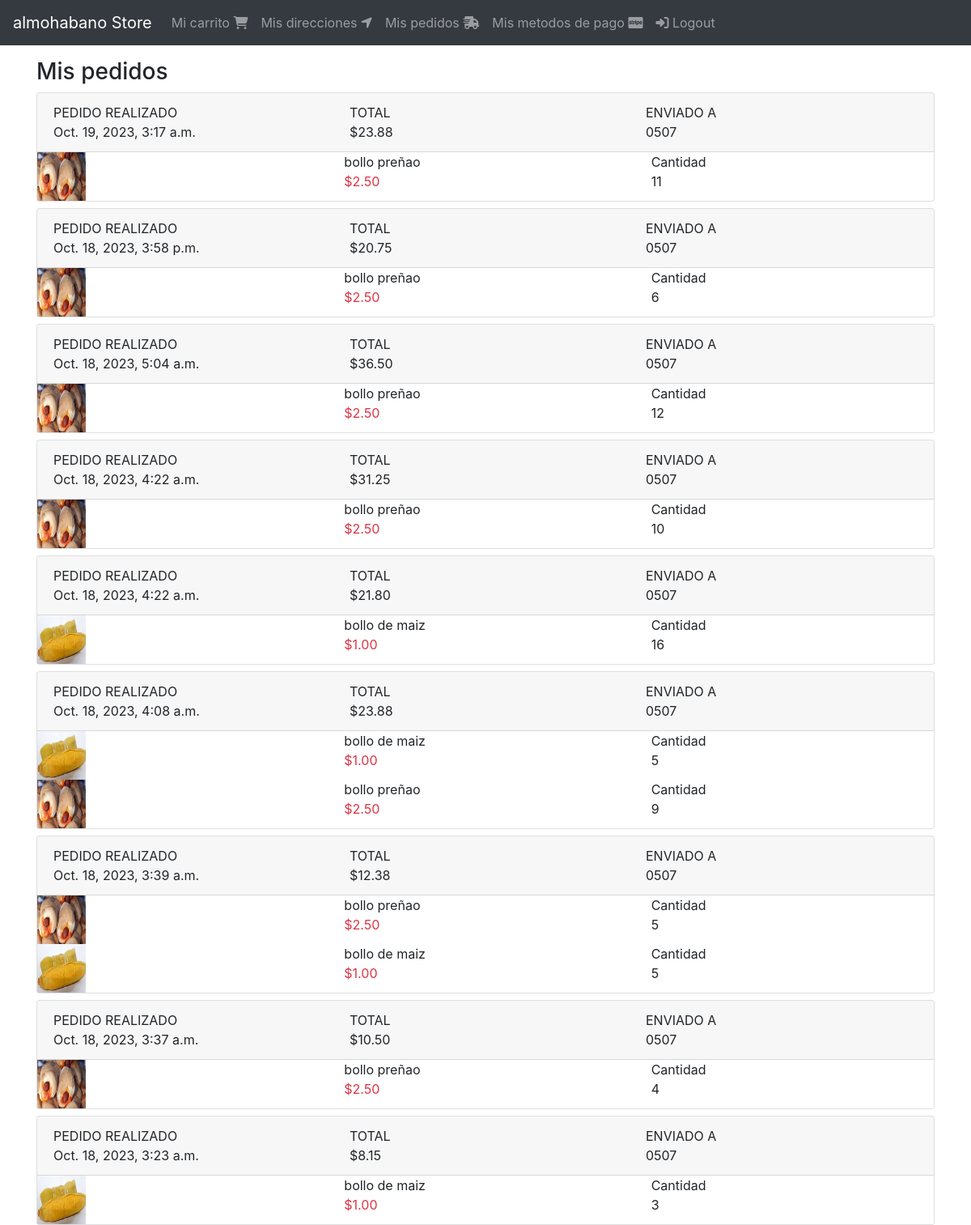
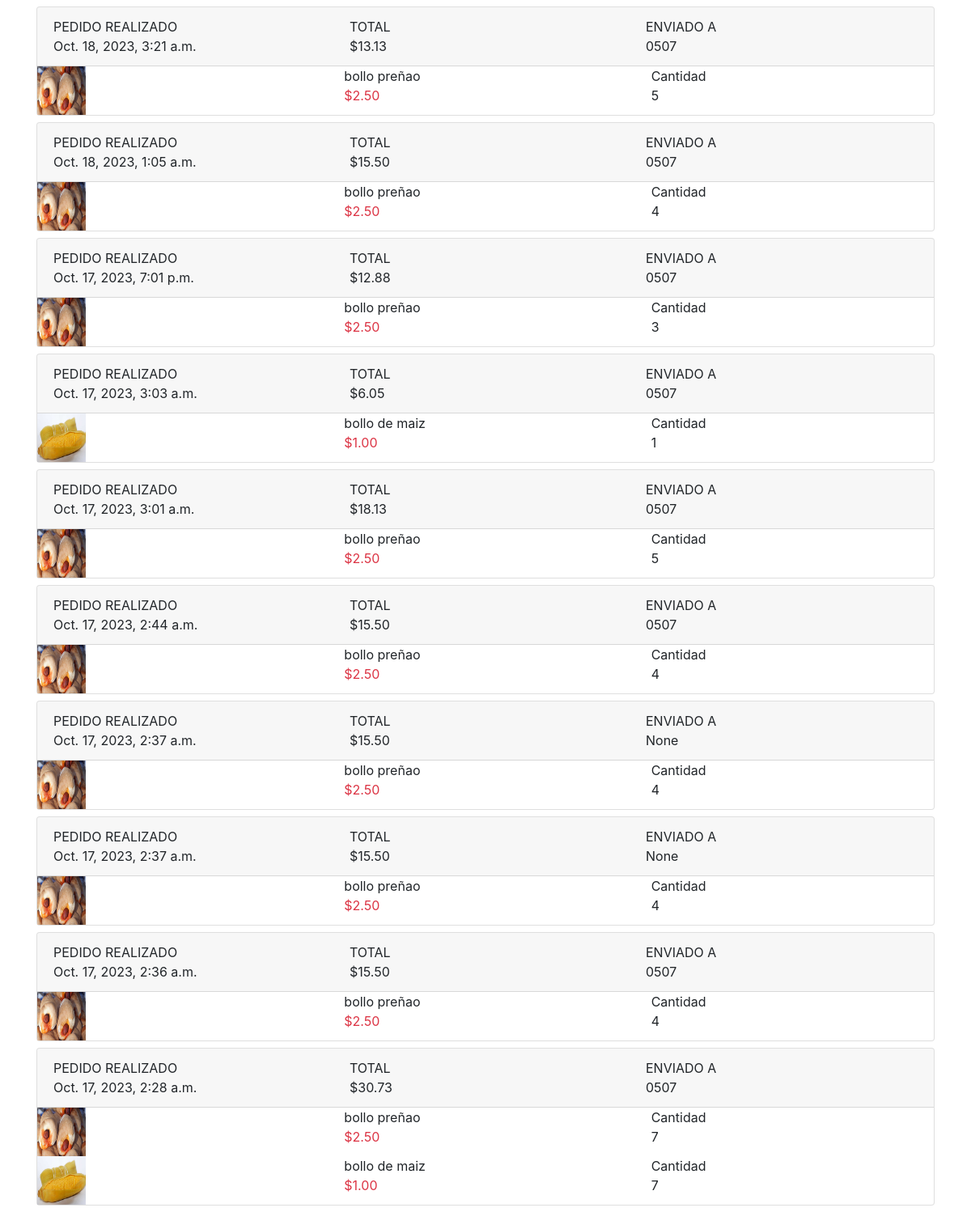
/orden/completados (signed in), run on the app's committed database (2 pictures, top to bottom).
### orders/models.py (models this page shows, shortened)
class Order(models.Model):
    order_id = models.CharField(max_length=100, null=False, blank=False, unique=True)
    user = models.ForeignKey(User, on_delete=models.CASCADE)
    cart = models.ForeignKey(Cart, on_delete=models.CASCADE)
    status = models.CharField(max_length=50, choices=choices,
                              default=OrderStatus.CREATED)
    shipping_total = models.DecimalField(default=5, max_digits=8, decimal_places=2)
    total = models.DecimalField(default=0, max_digits=8,decimal_places=2)
    created_at = models.DateTimeField(auto_now_add= True)
    shipping_address = models.ForeignKey(ShippingAddress,
                                         null=True,
                                         blank=True,
                                         on_delete=models.CASCADE)
    promo_code = models.OneToOneField(PromoCode, null=True, blank=True, on_delete=models.CASCADE)
    billing_profile = models.ForeignKey(BillingProfile, null=True, blank=True,
                                         on_delete=models.CASCADE)

### shipping_addresses/models.py (models this page shows, shortened)
class ShippingAddress(models.Model):
    user = models.ForeignKey(User, null=False, blank=False, on_delete=models.CASCADE)
    line1 = models.CharField(max_length=200)
    line2 = models.CharField(max_length=200, blank=True)
    city = models.CharField(max_length=100)
    state = models.CharField(max_length=200)
    country = models.CharField(max_length=50)
    reference = models.CharField(max_length=300)
    postal_code = models.CharField(max_length=10, null=False, blank=False)
    default = models.BooleanField(default=False)
    created_at = models.DateTimeField(auto_now_add=True)
    def __str__(self) :
        return self.postal_code

### carts/models.py (models this page shows, shortened)
class CartProducts(models.Model):
    cart = models. ForeignKey(Cart, on_delete= models.CASCADE)
    product = models.ForeignKey(Product, on_delete=models.CASCADE)
    quantity = models.IntegerField(default=1)
    created_at = models.DateTimeField(auto_now_add=True)
    objects = CartProductManager()

### products/models.py (models this page shows, shortened)
class Product(models.Model):
    title = models.CharField(max_length=50)
    description = models.TextField()
    price = models.DecimalField(max_digits=8, decimal_places=2,default=0.0)
    slug = models.SlugField(null=False,blank=False,unique=True)
    image = models.ImageField(upload_to='products/', null=False, blank=False)
    created_at = models.DateTimeField(auto_now_add= True)

### orders/views.py (the view)
# urls.py: path('completados', views.OrderListView.as_view(), name='completeds')
class OrderListView(LoginRequiredMixin, ListView):
    login_url = 'login'
    template_name = 'orders/orders.html'
    def get_queryset(self):
        return self.request.user.orders_complete()

### carts/models.py (called while the page is built)
    def products_related(self):
        return self.cartproducts_set.select_related('product')

### products/templatetags/product_extras.py (called while the page is built)
@register.filter()
def price_format(value):
    return'${0:.2f}'.format(value)

### users/models.py (called while the page is built)
    def orders_complete(self):
        return self.order_set.filter(status=OrderStatus.COMPLETED).order_by('-id')

### orders/templates/orders/orders.html
{% extends 'base.html' %}
{% block content %}
    <div class="col">
        <div class="h3">
            Mis pedidos
        </div>
        <div>
            {% for order in object_list %}
                {% include 'orders/snippets/order.html' %}
            {% endfor %}
        </div>
    </div>
{% endblock %}

### templates/base.html (shortened to what this page needs)
{% load static %}
<!DOCTYPE html>
<html lang="en">
<head>
    <link rel="stylesheet" href="https://cdn.jsdelivr.net/npm/bootstrap@4.3.1/dist/css/bootstrap.min.css">
</head>
<body>
    {% include 'navbar.html' %}
    <div class="container">
        <div class="row mt-3">
            {% block content %}
            {% endblock %}
        </div>
    </div>
</body>
</html>

### templates/navbar.html (shortened to what this page needs)
{% url 'logout' as logout %}
{% url 'carts:cart' as cart %}
{% url 'shipping_addresses:shipping_addresses' as shipping_addresses %}
{% url 'orders:completeds' as completeds %}
{% url 'billing_profiles:billing_profiles' as billing_profiles %}
<nav class="navbar navbar-expand-md bg-dark navbar-dark">
    <a href="{% url 'index' %}" class="navbar-brand">almohabano Store</a>
    <div id="navb" class="navbar-collapse collapse hide">
        <ul class="navbar-nav">
            <li class="nav-item {% if request.path == cart %}active{% endif %}">
                <a class="nav-link" href="{{ cart }}">
                    Mi carrito <span class="fas fa-shopping-cart"></span></a>
            </li>
        <ul class="nav navbar-nav ml-auto">
                <ul class="nav navbar-nav ml-auto">
                    {% if user.is_authenticated %}
                        <li class="nav-item {% if request.path == shipping_addresses %}active{% endif %}">
                            <a class="nav-link" href="{{ shipping_addresses }}">
                                Mis direcciones <span class="fas fa-location-arrow"></span>
                            </a>
                        </li>
                        <li class="nav-item {% if request.path == shipping_addresses %}active{% endif %}">
                            <a class="nav-link" href="{{ completeds }}">
                                Mis pedidos <span class="fas fa-shipping-fast"></span>
                            </a>
                        </li>
                        <li class="nav-item {% if request.path == billing_profiles %}active{% endif %}">
                            <a class="nav-link" href="{{ billing_profiles }}">
                                Mis metodos de pago <span class="fab fa-cc-stripe"></span>
                            </a>
                        </li>
                    {% endif %}
            {% if user.is_authenticated %}
                    <li class="navbar-item {% if request.path == logout %} active{% endif %}">
                        <a href="{{ logout }}" class="nav-link">
                            <span class="fas fa-sign-in-alt"></span>
                            Logout</a>
                    </li>
                </ul>
        {%endif%}
    </div>
</nav>

### orders/templates/orders/snippets/order.html
{% load product_extras %}
<div class="card mb-2">
    <div class="card-header">
        <div class="row">
            <div class="col-4">
                <div class="text-uppercase">
                    Pedido realizado
                </div>
                <div class="">
                    {{ order.created_at }}
                </div>
            </div>
            <div class="col-4">
                <div class="text-uppercase ">
                    Total
                </div>
                <div class="">
                    {{ order.total | price_format }}
                </div>
            </div>
            <div class="col-4">
                    <div class="text-uppercase">
                        Enviado a
                    </div>
                    <div class="">
                        {{ order.shipping_address }}
                    </div>
            </div>
        </div>
    </div>
    <div class="cart-body">
        {% for cp in order.cart.products_related %}
            {% with product=cp.product %}
        <div class="row">
            <div class="col-4">
                {% if product.image %}
                    <img src="{{ product.image.url }}" alt="" width="60" height="60">
                {% endif %}
            </div>
            <div class="col-4">
                <div class="">
                    {{ product.title }}
                </div>
                <div class="text-danger">
                    {{ product.price | price_format }}
                </div>
            </div>
            <div class="col-4">
                <div class="">
                    Cantidad
                </div>
                <div>
                    {{ cp.quantity }}
                </div>
            </div>
        </div>
        {% endwith %}
        {% endfor %}
    </div>
</div>

### data on the page
Order: created_at "Oct. 19, 2023, 3:17 a.m.", total "$23.88", shipping_address "0507"
CartProducts: product.image (picture), product "bollo preñao", product.price "$2.50", quantity "11"
Order: created_at "Oct. 18, 2023, 3:58 p.m.", total "$20.75", shipping_address "0507"
CartProducts: product.image (picture), product "bollo preñao", product.price "$2.50", quantity "6"
Order: created_at "Oct. 18, 2023, 5:04 a.m.", total "$36.50", shipping_address "0507"
CartProducts: product.image (picture), product "bollo preñao", product.price "$2.50", quantity "12"
Order: created_at "Oct. 18, 2023, 4:22 a.m.", total "$31.25", shipping_address "0507"
CartProducts: product.image (picture), product "bollo preñao", product.price "$2.50", quantity "10"
Order: created_at "Oct. 18, 2023, 4:22 a.m.", total "$21.80", shipping_address "0507"
CartProducts: product.image (picture), product "bollo de maiz", product.price "$1.00", quantity "16"
Order: created_at "Oct. 18, 2023, 4:08 a.m.", total "$23.88", shipping_address "0507"
CartProducts: product.image (picture), product "bollo de maiz", product.price "$1.00", quantity "5"
CartProducts: product.image (picture), product "bollo preñao", product.price "$2.50", quantity "9"
Order: created_at "Oct. 18, 2023, 3:39 a.m.", total "$12.38", shipping_address "0507"
CartProducts: product.image (picture), product "bollo preñao", product.price "$2.50", quantity "5"
CartProducts: product.image (picture), product "bollo de maiz", product.price "$1.00", quantity "5"
Order: created_at "Oct. 18, 2023, 3:37 a.m.", total "$10.50", shipping_address "0507"
CartProducts: product.image (picture), product "bollo preñao", product.price "$2.50", quantity "4"
Order: created_at "Oct. 18, 2023, 3:23 a.m.", total "$8.15", shipping_address "0507"
CartProducts: product.image (picture), product "bollo de maiz", product.price "$1.00", quantity "3"
Order: created_at "Oct. 18, 2023, 3:21 a.m.", total "$13.13", shipping_address "0507"
CartProducts: product.image (picture), product "bollo preñao", product.price "$2.50", quantity "5"
Order: created_at "Oct. 18, 2023, 1:05 a.m.", total "$15.50", shipping_address "0507"
CartProducts: product.image (picture), product "bollo preñao", product.price "$2.50", quantity "4"
Order: created_at "Oct. 17, 2023, 7:01 p.m.", total "$12.88", shipping_address "0507"
CartProducts: product.image (picture), product "bollo preñao", product.price "$2.50", quantity "3"
Order: created_at "Oct. 17, 2023, 3:03 a.m.", total "$6.05", shipping_address "0507"
CartProducts: product.image (picture), product "bollo de maiz", product.price "$1.00", quantity "1"
Order: created_at "Oct. 17, 2023, 3:01 a.m.", total "$18.13", shipping_address "0507"
CartProducts: product.image (picture), product "bollo preñao", product.price "$2.50", quantity "5"
Order: created_at "Oct. 17, 2023, 2:44 a.m.", total "$15.50", shipping_address "0507"
CartProducts: product.image (picture), product "bollo preñao", product.price "$2.50", quantity "4"
Order: created_at "Oct. 17, 2023, 2:37 a.m.", total "$15.50", shipping_address "None"
CartProducts: product.image (picture), product "bollo preñao", product.price "$2.50", quantity "4"
Order: created_at "Oct. 17, 2023, 2:37 a.m.", total "$15.50", shipping_address "None"
Order: created_at "Oct. 17, 2023, 2:36 a.m.", total "$15.50", shipping_address "0507"
Order: created_at "Oct. 17, 2023, 2:28 a.m.", total "$30.73", shipping_address "0507"
CartProducts: product.image (picture), product "bollo preñao", product.price "$2.50", quantity "7"
CartProducts: product.image (picture), product "bollo de maiz", product.price "$1.00", quantity "7"
